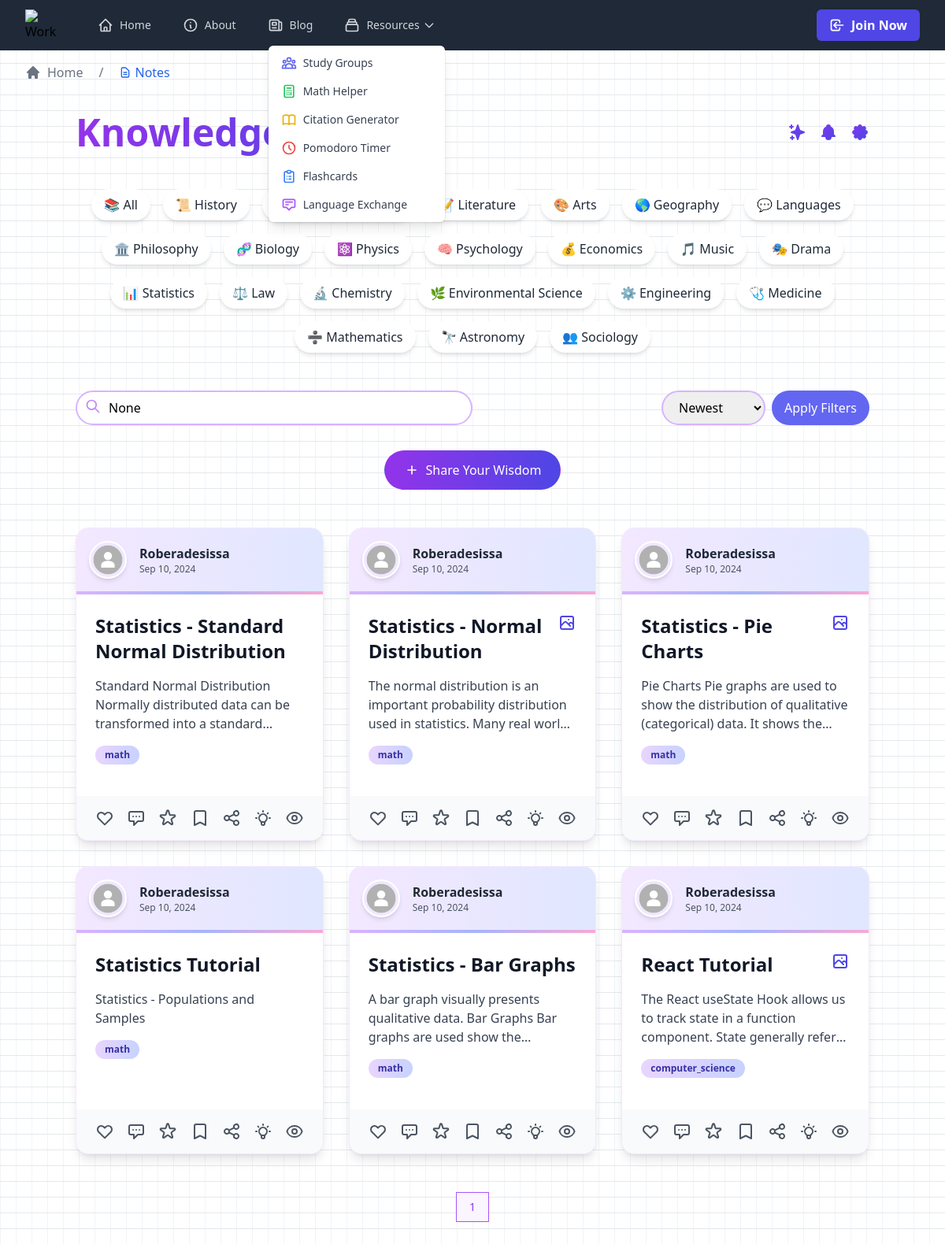
The app's page /notes with its own data.
### models/notes.py (models this page shows, shortened)
class Note(db.Model):
    id = db.Column(db.Integer, primary_key=True)
    title = db.Column(db.String(100), nullable=False)
    summary = db.Column(db.Text, nullable=False)
    content = db.Column(db.Text, nullable=False)
    date_posted = db.Column(
        db.DateTime, nullable=False, default=datetime.now(timezone.utc)
    )
    subject = db.Column(db.String(50), nullable=False)
    user_id = db.Column(db.Integer, db.ForeignKey("user.id"), nullable=False)
    ratings = db.Column(db.Text, default="[]")
    likes = db.relationship(
        "User", secondary=note_likes, backref=db.backref("notes_liked", lazy="dynamic")
    )
    dislikes = db.Column(db.Integer, default=0)
    image_file = db.Column(db.String(20), nullable=True)
    comments = db.relationship("Comment", backref="note", lazy="dynamic")
    tags = db.relationship(
        "Tag", secondary=note_tags, backref=db.backref("notes", lazy="dynamic")
    )
    bookmarks = db.relationship(
        "User",
        secondary=note_bookmarks,
        backref=db.backref("bookmarked_notes", lazy="dynamic"),
    )
    users_who_saved = db.relationship(
        "User", secondary=saved_notes, backref=db.backref("notes_saved", lazy="dynamic")
    )
    views = db.Column(db.Integer, default=0)
    @property
    def ratings_list(self):
        return json.loads(self.ratings)

### models/user.py (models this page shows, shortened)
class User(db.Model, UserMixin):
    id = db.Column(db.Integer, primary_key=True)
    first_name = db.Column(db.String(50), nullable=False)
    last_name = db.Column(db.String(50), nullable=False)
    username = db.Column(db.String(20), unique=True, nullable=False)
    email = db.Column(db.String(120), unique=True, nullable=False)
    password_hash = db.Column(db.String(128), nullable=False)
    school = db.Column(db.String(100), nullable=False)
    major = db.Column(db.String(100), nullable=False)
    year = db.Column(db.String(20), nullable=False)
    posts = db.relationship("Post", backref="author", lazy="dynamic")
    comments = db.relationship('Comment', backref='author', lazy='dynamic')
    bio = db.Column(db.Text)
    location = db.Column(db.String(100))
    website = db.Column(db.String(200))
    notes = db.relationship("Note", backref="author", lazy="dynamic")
    followers = db.relationship('Follow', foreign_keys='Follow.followed_id', backref='followed', lazy='dynamic')
    following = db.relationship('Follow', foreign_keys='Follow.follower_id', backref='follower', lazy='dynamic')
    messages_sent = db.relationship('Message', foreign_keys='Message.sender_id', backref='sender', lazy='dynamic')
    messages_received = db.relationship('Message', foreign_keys='Message.recipient_id', backref='recipient', lazy='dynamic')
    last_message_read_time = db.Column(db.DateTime)
    notifications = db.relationship('Notification', backref='user', lazy='dynamic')
    tasks = db.relationship('Task', backref='user', lazy='dynamic')
    joined_date = db.Column(db.DateTime, default=datetime.utcnow)
    profile_image = db.Column(db.String(20), nullable=False, default='default.jpg')

### routes/main.py (the view, shortened to what this page needs)
@main.route('/notes')
def notes():
    page = request.args.get('page', 1, type=int)
    subject = request.args.get('subject')
    search = request.args.get('search')
    sort = request.args.get('sort', 'newest')
    query = Note.query
    if subject and subject != 'All':
        query = query.filter(Note.subject == subject)
    if sort == 'newest':
        query = query.order_by(Note.date_posted.desc())
    elif sort == 'popular':
        query = query.order_by((Note.likes - Note.dislikes).desc())
    elif sort == 'rated':
        query = query.order_by(Note.rating.desc())
    elif sort == 'oldest':
        query = query.order_by(Note.date_posted.asc())
    elif sort == 'unrated':
        query = query.filter(Note.rating == 0)
    elif sort == 'unseen':
        query = query.filter(Note.views == 0)
    elif sort == 'saved':
        query = query.filter(Note.saved_by.any(id=current_user.id))
    notes = query.paginate(page=page, per_page=9)
    subjects = [
        'All', 'History', 'Computer Science', 'Literature', 'Arts', 'Geography',
        'Languages', 'Philosophy', 'Biology', 'Physics', 'Psychology', 'Economics',
        'Music', 'Drama', 'Statistics', 'Law', 'Chemistry', 'Environmental Science',
        'Engineering', 'Medicine', 'Mathematics', 'Astronomy', 'Sociology'
    ]
    subject_icons = {
        'All': '📚', 'History': '📜', 'Computer Science': '💻', 'Literature': '📝',
        'Arts': '🎨', 'Geography': '🌎', 'Languages': '💬', 'Philosophy': '🏛️',
        'Biology': '🧬', 'Physics': '⚛️', 'Psychology': '🧠', 'Economics': '💰',
        'Music': '🎵', 'Drama': '🎭', 'Statistics': '📊', 'Law': '⚖️',
        'Chemistry': '🔬', 'Environmental Science': '🌿',
        'Engineering': '⚙️',  # Added Engineering
        'Medicine': '🩺',  # Added Medicine
        'Mathematics': '➗',  # Added Mathematics
        'Astronomy': '🔭',  # Added Astronomy
        'Sociology': '👥'  # Added Sociology
    }
    return render_template('notes.html', notes=notes, subjects=subjects, subject_icons=subject_icons,
                           current_subject=subject, current_sort=sort, search_query=search)

### templates/notes.html (shortened to what this page needs)
{% extends "base.html" %}
{% block breadcrumbs %}
{{ super() }}
<span class="mx-5 text-gray-500">/</span>
<span class="text-blue-600 dark:text-blue-400 dark:hover:text-blue-600 flex items-center">
    <svg class="w-4 h-4 mr-1" fill="none" stroke="currentColor" viewBox="0 0 24 24" xmlns="http://www.w3.org/2000/svg">
        <path stroke-linecap="round" stroke-linejoin="round" stroke-width="2"
            d="M9 12h6m-6 4h6m2 5H7a2 2 0 01-2-2V5a2 2 0 012-2h5.586a1 1 0 01.707.293l5.414 5.414a1 1 0 01.293.707V19a2 2 0 01-2 2z">
        </path>
    </svg>
    Notes
</span>
{% endblock %}
{% block content %}
<div class="min-h-screen py-12 px-4 sm:px-6 lg:px-8">
    <div class="max-w-7xl mx-auto">
        <div class="flex flex-col md:flex-row justify-between items-center mb-12">
            <h1 class="text-5xl font-extrabold mb-4 md:mb-0">
                <span class="text-transparent bg-clip-text bg-gradient-to-r from-purple-600 to-indigo-600">Knowledge Nexus</span>
            </h1>
            <div class="flex items-center space-x-4">
            <a href="{{ url_for('main.chatcanva') }}" class="tool-btn" title="View Achievements">
            </a>
            <button class="tool-btn" title="Notifications">
            </button>
            <button class="tool-btn" title="Settings">
            </button>
            </div>
        </div>
        <div class="mb-12 flex flex-wrap justify-center gap-4">
            {% for subject in subjects %}
            <button class="category-btn px-4 py-2 bg-white text-gray-800 rounded-full shadow-md hover:shadow-lg transition duration-300 ease-in-out {% if subject == current_subject %}bg-indigo-500 text-white{% endif %}" data-subject="{{ subject }}">
                {{ subject_icons[subject] }} {{ subject }}
            </button>
            {% endfor %}
        </div>
        <form id="filter-form" class="flex flex-col md:flex-row justify-between items-center mb-8">
            <div class="relative w-full md:w-1/2 mb-4 md:mb-0">
                <input type="text" id="search" name="search" placeholder="Explore knowledge..." value="{{ search_query }}"
                    class="w-full pl-10 pr-4 py-2 border-2 border-purple-300 rounded-full focus:outline-none focus:border-indigo-500 transition-colors">
                <svg class="absolute left-3 top-2.5 h-5 w-5 text-purple-400" fill="none" stroke="currentColor"
                    viewBox="0 0 24 24" xmlns="http://www.w3.org/2000/svg">
                    <path stroke-linecap="round" stroke-linejoin="round" stroke-width="2"
                        d="M21 21l-6-6m2-5a7 7 0 11-14 0 7 7 0 0114 0z"></path>
                </svg>
            </div>
            <div class="flex space-x-2">
                <select id="sort-by" name="sort"
                    class="border-2 border-purple-300 rounded-full px-4 py-2 focus:outline-none focus:border-indigo-500 transition-colors">
                    <option value="newest" {% if current_sort=='newest' %}selected{% endif %}>Newest</option>
                </select>
                <button type="submit"
                    class="bg-indigo-500 text-white px-4 py-2 rounded-full hover:bg-indigo-600 transition-colors">
                    Apply Filters
                </button>
            </div>
        </form>
        <div class="text-center mb-12">
            <a href="{{ url_for('main.create_note') }}" class="inline-flex items-center px-6 py-3 border border-transparent text-base font-medium rounded-full text-white bg-gradient-to-r from-purple-600 to-indigo-600 hover:from-purple-700 hover:to-indigo-700 focus:outline-none focus:ring-2 focus:ring-offset-2 focus:ring-indigo-500 transition-colors duration-300">
                <svg class="w-5 h-5 mr-2" fill="none" stroke="currentColor" viewBox="0 0 24 24" xmlns="http://www.w3.org/2000/svg">
                    <path stroke-linecap="round" stroke-linejoin="round" stroke-width="2" d="M12 6v6m0 0v6m0-6h6m-6 0H6"></path>
                </svg>
                Share Your Wisdom
            </a>
        </div>
<div class="grid grid-cols-1 md:grid-cols-2 lg:grid-cols-3 gap-8">
    {% for note in notes.items %}
    <div
        class="bg-white rounded-2xl shadow-lg overflow-hidden transition duration-300 hover:shadow-2xl border border-purple-100 transform hover:-translate-y-1 flex flex-col">
        <div class="bg-gradient-to-r from-purple-100 to-indigo-100 p-4 flex items-center space-x-4">
            <img src="{{ note.author.profile_picture or url_for('static', filename='images/default_profile.jpg') }}"
                alt="{{ note.author.username }}" class="w-12 h-12 rounded-full border-2 border-white shadow-md">
            <div>
                <h3 class="font-bold text-gray-800">{{ note.author.username }}</h3>
                <p class="text-xs text-gray-600">{{ note.date_posted.strftime('%b %d, %Y') }}</p>
            </div>
        </div>
        <div class="h-1 bg-gradient-to-r from-purple-300 via-indigo-300 to-pink-300"></div>
        <div class="p-6 flex-grow">
            <div class="flex justify-between items-start mb-4">
                <h2 class="text-2xl font-bold text-gray-900">{{ note.title }}</h2>
                {% if note.image_file %}
                <button onclick="toggleImage({{ note.id }})"
                    class="text-indigo-600 hover:text-indigo-800 transition-colors duration-200 relative group">
                </button>
                {% endif %}
            </div>
            <p class="text-gray-700 mb-4 line-clamp-3">{{ note.summary }}</p>
            <div class="flex flex-wrap gap-2 mb-4">
                <span
                    class="px-3 py-1 bg-gradient-to-r from-purple-200 to-indigo-200 text-indigo-800 text-xs font-semibold rounded-full">
                    {{ note.subject }}
                </span>
            </div>
        </div>
        <div class="bg-gray-50 px-6 py-4 flex justify-between items-center mt-auto">
            <div class="flex space-x-4">
                <button onclick="likeNote({{ note.id }})"
                    class="text-gray-600 hover:text-red-500 transition-colors duration-200">
                    <svg class="w-6 h-6" fill="none" stroke="currentColor" viewBox="0 0 24 24"
                        xmlns="http://www.w3.org/2000/svg">
                        <path stroke-linecap="round" stroke-linejoin="round" stroke-width="2"
                            d="M4.318 6.318a4.5 4.5 0 000 6.364L12 20.364l7.682-7.682a4.5 4.5 0 00-6.364-6.364L12 7.636l-1.318-1.318a4.5 4.5 0 00-6.364 0z">
                        </path>
                    </svg>
                </button>
                <button onclick="openDiscussion({{ note.id }})"
                    class="text-gray-600 hover:text-blue-500 transition-colors duration-200">
                    <svg class="w-6 h-6" fill="none" stroke="currentColor" viewBox="0 0 24 24"
                        xmlns="http://www.w3.org/2000/svg">
                        <path stroke-linecap="round" stroke-linejoin="round" stroke-width="2"
                            d="M8 10h.01M12 10h.01M16 10h.01M9 16H5a2 2 0 01-2-2V6a2 2 0 012-2h14a2 2 0 012 2v8a2 2 0 01-2 2h-5l-5 5v-5z">
                        </path>
                    </svg>
                </button>
                <button onclick="rateNote({{ note.id }})"
                    class="text-gray-600 hover:text-yellow-500 transition-colors duration-200">
                </button>
            </div>
            <div class="flex space-x-4">
                <button onclick="bookmarkNote({{ note.id }})"
                    class="text-gray-600 hover:text-indigo-500 transition-colors duration-200">
                    <svg class="w-6 h-6" fill="none" stroke="currentColor" viewBox="0 0 24 24"
                        xmlns="http://www.w3.org/2000/svg">
                        <path stroke-linecap="round" stroke-linejoin="round" stroke-width="2"
                            d="M5 5a2 2 0 012-2h10a2 2 0 012 2v16l-7-3.5L5 21V5z"></path>
                    </svg>
                </button>
                {% if note.author.id != current_user.id %}
                <button onclick="shareNote({{ note.id }})"
                    class="text-gray-600 hover:text-green-500 transition-colors duration-200">
                </button>
                {% endif %}
                <button onclick="showAISummary({{ note.id }})"
                    class="text-gray-600 hover:text-purple-500 transition-colors duration-200">
                </button>
                <a href="{{ url_for('main.view_note', note_id=note.id) }}"
                    class="text-gray-600 hover:text-teal-500 transition-colors duration-200">
                </a>
            </div>
        </div>
    </div>
    {% endfor %}
</div>
        <div class="mt-12 flex justify-center">
            <nav class="relative z-0 inline-flex rounded-md shadow-sm -space-x-px" aria-label="Pagination">
                {% for page_num in notes.iter_pages(left_edge=1, right_edge=1, left_current=1, right_current=2) %}
                    {% if page_num %}
                        {% if notes.page == page_num %}
                            <a href="{{ url_for('main.notes', page=page_num) }}" class="relative inline-flex items-center px-4 py-2 border border-purple-500 bg-purple-50 text-sm font-medium text-purple-600 hover:bg-purple-100">
                                {{ page_num }}
                            </a>
                        {% else %}
                            <a href="{{ url_for('main.notes', page=page_num) }}" class="relative inline-flex items-center px-4 py-2 border border-gray-300 bg-white text-sm font-medium text-gray-700 hover:bg-gray-50">
                                {{ page_num }}
                            </a>
                        {% endif %}
                    {% else %}
                        <span class="relative inline-flex items-center px-4 py-2 border border-gray-300 bg-white text-sm font-medium text-gray-700">
                            ...
                        </span>
                    {% endif %}
                {% endfor %}
            </nav>
        </div>
    </div>
</div>
{% endblock %}

### templates/notes.html (style rules this page uses)
.tool-btn { @apply p-2 text-purple-600 hover:text-indigo-600 transition-colors duration-200 rounded-full hover:bg-purple-100; }
.category-btn { @apply px-4 py-2 bg-white text-purple-600 rounded-full shadow-md hover:shadow-lg transition-shadow duration-200 font-medium; }

### records on screen
Note: author.username "Roberadesissa", date_posted "Sep 10, 2024", title "Statistics - Standard Normal Distribution", summary "Standard Normal Distribution Normally distributed data can be transformed into a…", subject "math"
Note: author.username "Roberadesissa", date_posted "Sep 10, 2024", title "Statistics - Normal Distribution", summary "The normal distribution is an important probability distribution used in statistics. Many real…", subject "math"
Note: author.username "Roberadesissa", date_posted "Sep 10, 2024", title "Statistics - Pie Charts", summary "Pie Charts Pie graphs are used to show the distribution of qualitative (categorical) data. It shows…", subject "math"
Note: author.username "Roberadesissa", date_posted "Sep 10, 2024", title "Statistics Tutorial", summary "Statistics - Populations and Samples", subject "math"
Note: author.username "Roberadesissa", date_posted "Sep 10, 2024", title "Statistics - Bar Graphs", summary "A bar graph visually presents qualitative data. Bar Graphs Bar graphs are used show…", subject "math"
Note: author.username "Roberadesissa", date_posted "Sep 10, 2024", title "React Tutorial", summary "The React useState Hook allows us to track state in a function component. State generally…", subject "computer_science"

### other values on screen
{{ subject_icons[subject] }} "📚" "📜" "📝" "🎨" "🌎" "💬" "🏛️" "🧬" "⚛️" "🧠" "💰" "🎵" "🎭" "📊" "⚖️" "🔬" "🌿" "⚙️" "🩺" "➗" "🔭" "👥"
{{ subject }} "All" "History" "Literature" "Arts" "Geography" "Languages" "Philosophy" "Biology" "Physics" "Psychology" "Economics" "Music" "Drama" "Statistics" "Law" "Chemistry" "Environmental Science" "Engineering" "Medicine" "Mathematics" "Astronomy" "Sociology"
{{ page_num }} "1"
